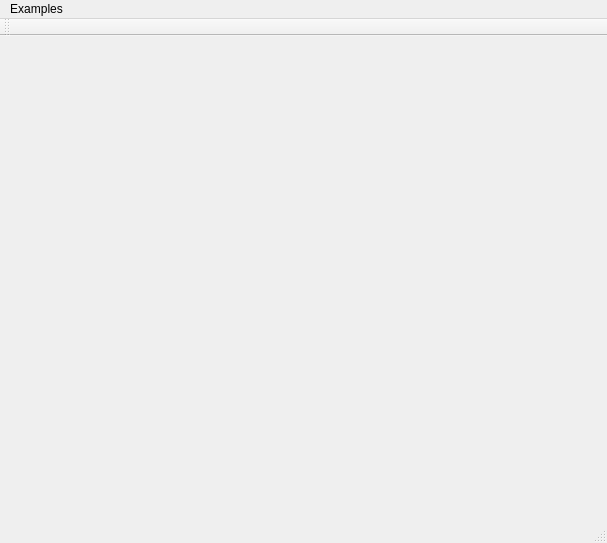
<?xml version="1.0" encoding="UTF-8"?>
<ui version="4.0">
 <class>MainWindow</class>
 <widget class="QMainWindow" name="MainWindow">
  <property name="geometry">
   <rect>
    <x>0</x>
    <y>0</y>
    <width>607</width>
    <height>543</height>
   </rect>
  </property>
  <property name="windowTitle">
   <string>MainWindow</string>
  </property>
  <widget class="QWidget" name="centralWidget">
   <layout class="QGridLayout" name="gridLayout">
    <item row="0" column="0">
     <layout class="QHBoxLayout" name="horizontalLayout">
      <item>
       <layout class="QVBoxLayout" name="layoutLeft"/>
      </item>
      <item>
       <layout class="QVBoxLayout" name="layoutRight"/>
      </item>
     </layout>
    </item>
   </layout>
  </widget>
  <widget class="QMenuBar" name="menuBar">
   <property name="geometry">
    <rect>
     <x>0</x>
     <y>0</y>
     <width>607</width>
     <height>22</height>
    </rect>
   </property>
   <widget class="QMenu" name="menuExecuta">
    <property name="title">
     <string>Examples</string>
    </property>
    <addaction name="actionExecuta"/>
    <addaction name="actionMultiple_Canvas"/>
   </widget>
   <addaction name="menuExecuta"/>
  </widget>
  <widget class="QToolBar" name="mainToolBar">
   <attribute name="toolBarArea">
    <enum>TopToolBarArea</enum>
   </attribute>
   <attribute name="toolBarBreak">
    <bool>false</bool>
   </attribute>
  </widget>
  <widget class="QStatusBar" name="statusBar"/>
  <action name="actionExecuta">
   <property name="text">
    <string>Widget List Inside ScrollArea</string>
   </property>
  </action>
  <action name="actionAdiciona_face">
   <property name="text">
    <string>Adiciona Item</string>
   </property>
  </action>
  <action name="actionMultiple_Canvas">
   <property name="text">
    <string>Multiple Canvas</string>
   </property>
  </action>
 </widget>
 <layoutdefault spacing="6" margin="11"/>
 <resources/>
 <connections/>
</ui>
